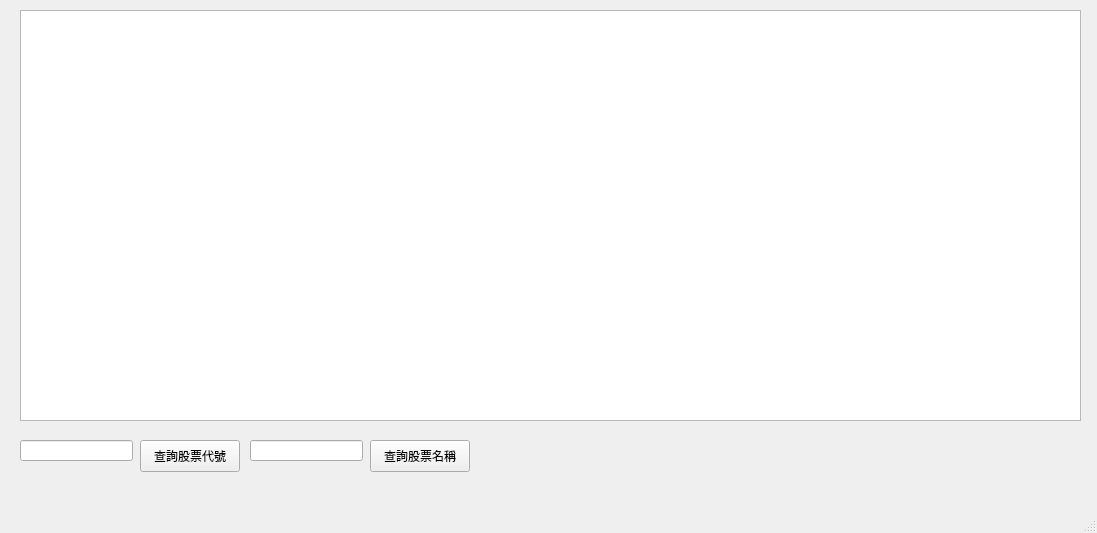
<?xml version="1.0" encoding="UTF-8"?>
<ui version="4.0">
 <class>MainWindow</class>
 <widget class="QMainWindow" name="MainWindow">
  <property name="geometry">
   <rect>
    <x>0</x>
    <y>0</y>
    <width>1097</width>
    <height>533</height>
   </rect>
  </property>
  <property name="windowTitle">
   <string>MainWindow</string>
  </property>
  <widget class="QWidget" name="centralwidget">
   <widget class="QTableView" name="tableView">
    <property name="geometry">
     <rect>
      <x>20</x>
      <y>10</y>
      <width>1061</width>
      <height>411</height>
     </rect>
    </property>
   </widget>
   <widget class="QLineEdit" name="lineEdit">
    <property name="geometry">
     <rect>
      <x>20</x>
      <y>440</y>
      <width>113</width>
      <height>21</height>
     </rect>
    </property>
   </widget>
   <widget class="QPushButton" name="pushButton">
    <property name="geometry">
     <rect>
      <x>140</x>
      <y>440</y>
      <width>100</width>
      <height>32</height>
     </rect>
    </property>
    <property name="text">
     <string>查詢股票代號</string>
    </property>
   </widget>
   <widget class="QLineEdit" name="lineEdit2">
    <property name="geometry">
     <rect>
      <x>250</x>
      <y>440</y>
      <width>113</width>
      <height>21</height>
     </rect>
    </property>
   </widget>
   <widget class="QPushButton" name="pushButton_2">
    <property name="geometry">
     <rect>
      <x>370</x>
      <y>440</y>
      <width>100</width>
      <height>32</height>
     </rect>
    </property>
    <property name="text">
     <string>查詢股票名稱</string>
    </property>
   </widget>
  </widget>
  <widget class="QMenuBar" name="menubar">
   <property name="geometry">
    <rect>
     <x>0</x>
     <y>0</y>
     <width>1097</width>
     <height>24</height>
    </rect>
   </property>
  </widget>
  <widget class="QStatusBar" name="statusbar"/>
 </widget>
 <resources/>
 <connections/>
</ui>
